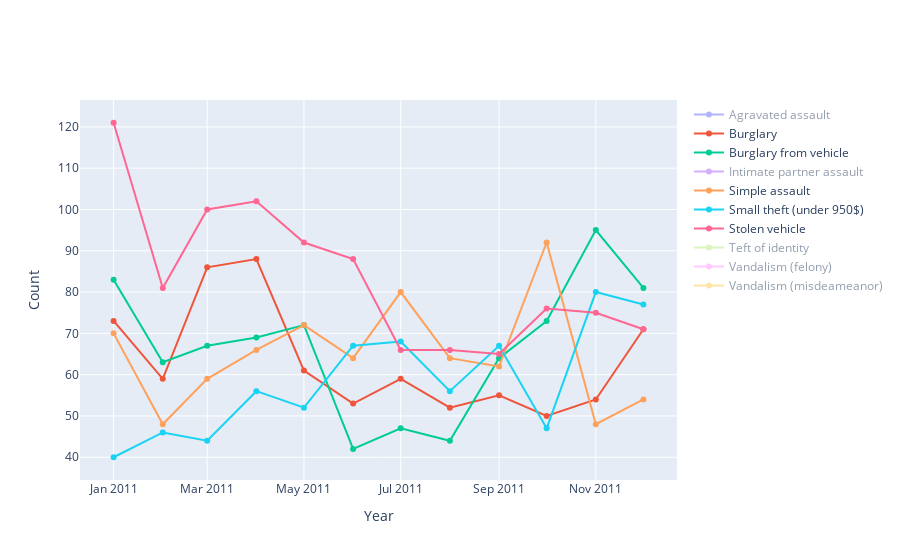

The notebook cell saved with this chart:
### Code cell
crime_line('2011', 'Harbor')

### Figure 1 — Plotly figure (JSON) as saved in the notebook; plotly's stock layout.template omitted (floating-point values rounded to 4 significant figures)
{"data": [{"name": "Agravated assault", "type": "scatter", "visible": "legendonly", "x": ["2011-01", "2011-02", "2011-03", "2011-04", "2011-05", "2011-06", "2011-07", "2011-08", "2011-09", "2011-10", "2011-11", "2011-12"], "y": [34, 15, 22, 28, 24, 33, 22, 27, 35, 25, 21, 28]}, {"name": "Burglary", "type": "scatter", "x": ["2011-01", "2011-02", "2011-03", "2011-04", "2011-05", "2011-06", "2011-07", "2011-08", "2011-09", "2011-10", "2011-11", "2011-12"], "y": [73, 59, 86, 88, 61, 53, 59, 52, 55, 50, 54, 71]}, {"name": "Burglary from vehicle", "type": "scatter", "x": ["2011-01", "2011-02", "2011-03", "2011-04", "2011-05", "2011-06", "2011-07", "2011-08", "2011-09", "2011-10", "2011-11", "2011-12"], "y": [83, 63, 67, 69, 72, 42, 47, 44, 64, 73, 95, 81]}, {"name": "Intimate partner assault", "type": "scatter", "visible": "legendonly", "x": ["2011-01", "2011-02", "2011-03", "2011-04", "2011-05", "2011-06", "2011-07", "2011-08", "2011-09", "2011-10", "2011-11", "2011-12"], "y": [59, 44, 54, 75, 71, 51, 63, 48, 56, 82, 64, 88]}, {"name": "Simple assault", "type": "scatter", "x": ["2011-01", "2011-02", "2011-03", "2011-04", "2011-05", "2011-06", "2011-07", "2011-08", "2011-09", "2011-10", "2011-11", "2011-12"], "y": [70, 48, 59, 66, 72, 64, 80, 64, 62, 92, 48, 54]}, {"name": "Small theft (under 950$)", "type": "scatter", "x": ["2011-01", "2011-02", "2011-03", "2011-04", "2011-05", "2011-06", "2011-07", "2011-08", "2011-09", "2011-10", "2011-11", "2011-12"], "y": [40, 46, 44, 56, 52, 67, 68, 56, 67, 47, 80, 77]}, {"name": "Stolen vehicle", "type": "scatter", "x": ["2011-01", "2011-02", "2011-03", "2011-04", "2011-05", "2011-06", "2011-07", "2011-08", "2011-09", "2011-10", "2011-11", "2011-12"], "y": [121, 81, 100, 102, 92, 88, 66, 66, 65, 76, 75, 71]}, {"name": "Teft of identity", "type": "scatter", "visible": "legendonly", "x": ["2011-01", "2011-02", "2011-03", "2011-04", "2011-05", "2011-06", "2011-07", "2011-08", "2011-09", "2011-10", "2011-11", "2011-12"], "y": [90, 41, 45, 44, 37, 41, 42, 42, 29, 30, 36, 51]}, {"name": "Vandalism (felony)", "type": "scatter", "visible": "legendonly", "x": ["2011-01", "2011-02", "2011-03", "2011-04", "2011-05", "2011-06", "2011-07", "2011-08", "2011-09", "2011-10", "2011-11", "2011-12"], "y": [36, 44, 40, 48, 37, 53, 65, 57, 49, 32, 32, 31]}, {"name": "Vandalism (misdeameanor)", "type": "scatter", "visible": "legendonly", "x": ["2011-01", "2011-02", "2011-03", "2011-04", "2011-05", "2011-06", "2011-07", "2011-08", "2011-09", "2011-10", "2011-11", "2011-12"], "y": [49, 35, 43, 49, 51, 63, 60, 54, 41, 50, 44, 43]}], "layout": {"xaxis": {"title": {"text": "Year"}}, "yaxis": {"title": {"text": "Count"}}}}
